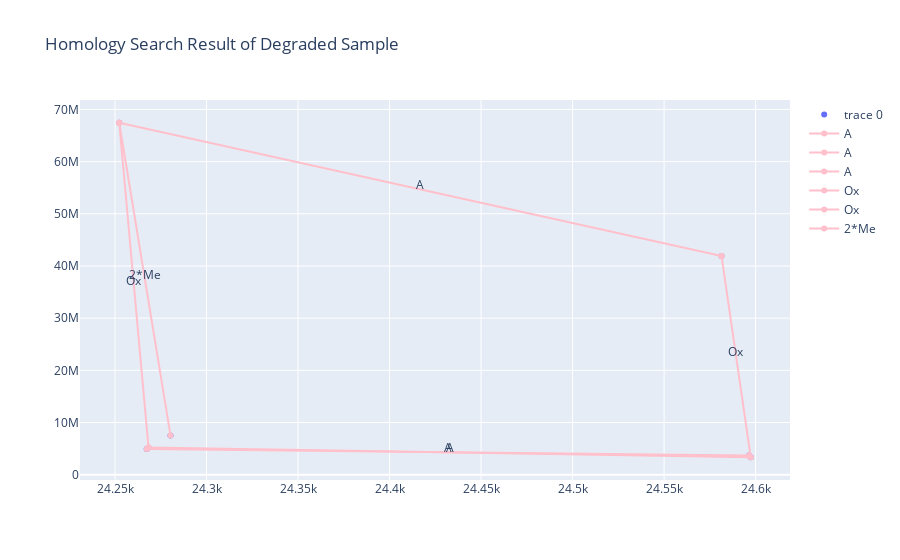

Notebook code cell kept with this figure:
### Code cell
"""iloc[:10] takes the first 10 compounds from the list sorted in the descending order of 
intensity. Replace 10 with other numbers if more or less compounds are desired.
"""
df_deg_top = df[df.Mass>23000].sort_values('Vol', ascending=False).iloc[:10]
homo_deg = homology_search(df_deg_top)
plotly_basecalling(*homo_deg, y='Vol', title="Homology Search Result of Degraded Sample")
df_homo_deg = homo_deg[0]

### Figure 1 — Plotly figure (JSON) as saved in the notebook; plotly's stock layout.template omitted (floating-point values rounded to 4 significant figures)
{"data": [{"mode": "markers", "type": "scatter", "x": [24250.0, 24270.0, 24270.0, 24280.0, 24580.0, 24600.0, 24600.0], "y": [67450000.0, 4921000.0, 5196000.0, 7528000.0, 41920000.0, 3690000.0, 3341000.0]}, {"line": {"color": "pink"}, "mode": "lines+markers", "name": "A", "type": "scatter", "x": [24250.0, 24580.0], "y": [67450000.0, 41920000.0]}, {"line": {"color": "pink"}, "mode": "lines+markers", "name": "A", "type": "scatter", "x": [24270.0, 24600.0], "y": [4921000.0, 3690000.0]}, {"line": {"color": "pink"}, "mode": "lines+markers", "name": "A", "type": "scatter", "x": [24270.0, 24600.0], "y": [5196000.0, 3341000.0]}, {"line": {"color": "pink"}, "mode": "lines+markers", "name": "Ox", "type": "scatter", "x": [24250.0, 24270.0], "y": [67450000.0, 5196000.0]}, {"line": {"color": "pink"}, "mode": "lines+markers", "name": "Ox", "type": "scatter", "x": [24580.0, 24600.0], "y": [41920000.0, 3341000.0]}, {"line": {"color": "pink"}, "mode": "lines+markers", "name": "2*Me", "type": "scatter", "x": [24250.0, 24280.0], "y": [67450000.0, 7528000.0]}], "layout": {"annotations": [{"arrowhead": 1, "showarrow": false, "text": "A", "x": 24420.0, "y": 54680000.0, "yshift": 5}, {"arrowhead": 1, "showarrow": false, "text": "A", "x": 24430.0, "y": 4306000.0, "yshift": 5}, {"arrowhead": 1, "showarrow": false, "text": "A", "x": 24430.0, "y": 4268000.0, "yshift": 5}, {"arrowhead": 1, "showarrow": false, "text": "Ox", "x": 24260.0, "y": 36320000.0, "yshift": 5}, {"arrowhead": 1, "showarrow": false, "text": "Ox", "x": 24590.0, "y": 22630000.0, "yshift": 5}, {"arrowhead": 1, "showarrow": false, "text": "2*Me", "x": 24270.0, "y": 37490000.0, "yshift": 5}], "title": {"text": "Homology Search Result of Degraded Sample"}}}
